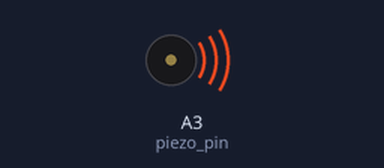
Bench run of a sketch on a simulated Arduino Uno, built with avr-gcc and run on an emulated ATmega328P. Shown: buzzer (waves = sounding). What the sketch prints to the serial monitor is not drawn.

Above: at 0.1 s.
Timing chart, 0 to 40.0 s (numbered marks = the images above):
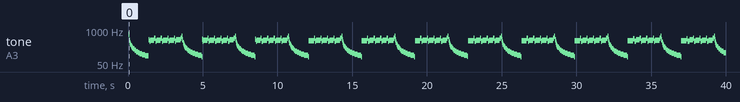

The sketch:

Piezo_output.ino
```cpp
/*
  Code for playing a tone using a Piezo

 Programmed by Nathan Villicana-Shaw in the Fall of 2017 for
 the California College of the Arts Interaction Design department.

 */

const int piezo_pin = A3;
int piezo_reading = 0;


void setup() {
  pinMode(piezo_pin, OUTPUT);
  Serial.begin(57600);
}

void loop() {
  for (int i = 200; i < 5000; i = i + 10){
    digitalWrite(piezo_pin, piezo_reading);
    piezo_reading = (piezo_reading + 1) % 2;
    delayMicroseconds(i);
    Serial.println(i);
  }
  for (int t = 0; t < 5; t++){
    for (float i = 200; i > 5; i = i * 0.99){
      digitalWrite(piezo_pin, piezo_reading);
      piezo_reading = (piezo_reading + 1) % 2;
      delayMicroseconds(i);
      Serial.println(i);
    }
  }
}
```

Measured:
- by itself, tone on A3 (piezo_pin): plays 680 Hz for 0.04 s, 414 Hz for 0.04 s, 329 Hz for 0.04 s, 284 Hz for 0.04 s, 253 Hz for 0.04 s, 231 Hz for 0.04 s … (335 notes in this stretch)
